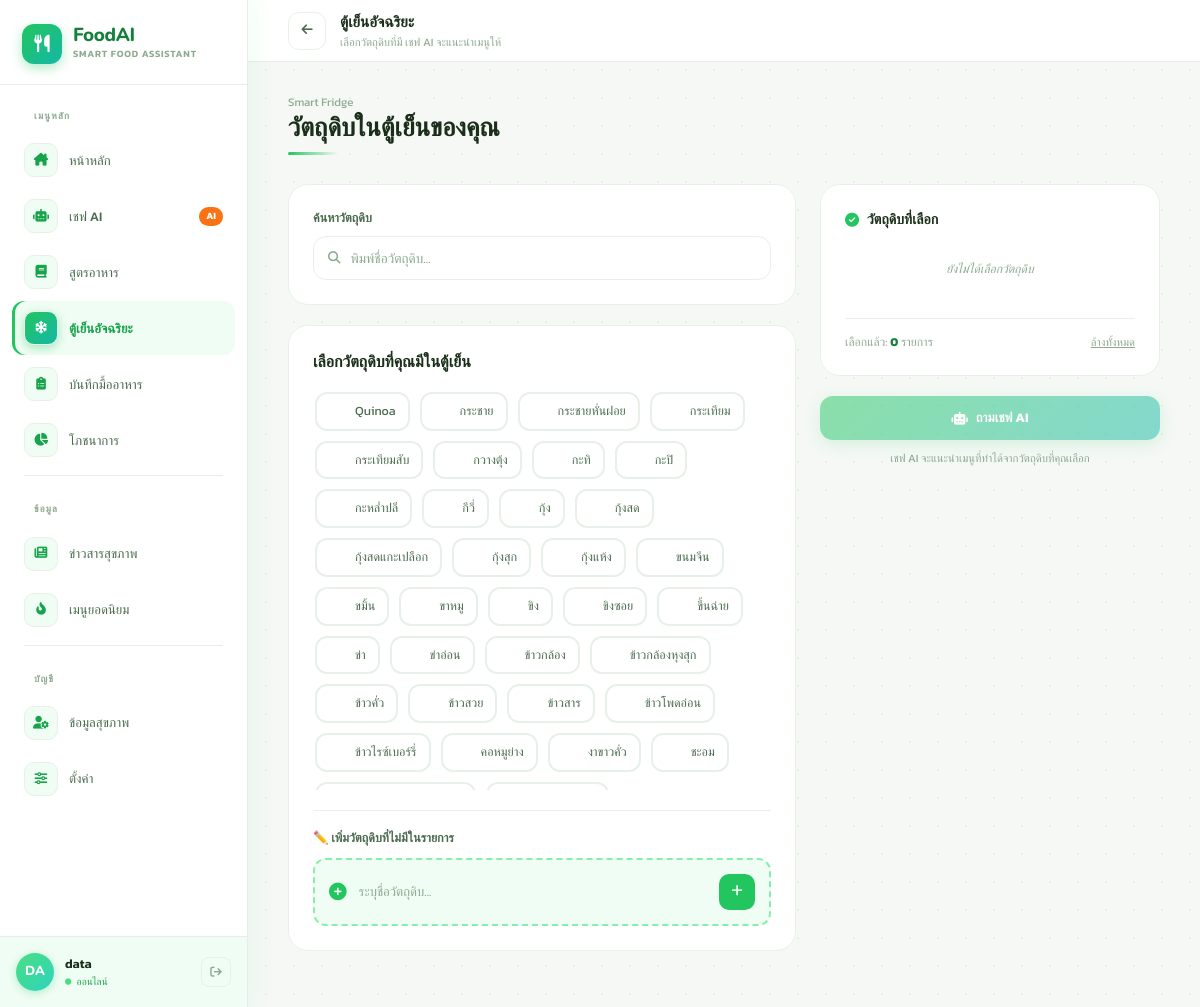
/pages/smart_fridge.php (signed in), run on the app's committed database.
### tables this page shows
CREATE TABLE `ingredients` (
  `id` int(11) NOT NULL,
  `name` varchar(100) NOT NULL,
  `calories_per_100g` decimal(10,2) DEFAULT 0.00,
  `protein_g` decimal(10,2) DEFAULT 0.00,
  `fat_g` decimal(10,2) DEFAULT 0.00,
  `carbs_g` decimal(10,2) DEFAULT 0.00,
  `sodium_mg` decimal(10,2) DEFAULT 0.00,
  `sugar_g` decimal(10,2) DEFAULT 0.00,
  `is_common_allergen` tinyint(1) DEFAULT 0
);

### pages/smart_fridge.php (the view, shortened to what this page needs)
<?php
include '../config/connect.php';
$ing_sql = "SELECT id, name FROM ingredients ORDER BY name ASC";
$ing_res = $conn->query($ing_sql);
$all_ingredients = [];
while ($row = $ing_res->fetch_assoc()) {
    $all_ingredients[] = $row;
}
?>
<!DOCTYPE html>
<html lang="th">
<head>
<script src="https://cdn.tailwindcss.com"></script>
<link rel="stylesheet" href="https://cdnjs.cloudflare.com/ajax/libs/font-awesome/6.4.0/css/all.min.css">
</head>
<body>
<?php include '../includes/sidebar.php' ?>
<div class="page-wrap">
  <header class="topbar">
    <a href="dashboard.php" class="tb-back"><i class="fas fa-arrow-left"></i></a>
    <div>
      <div style="font-family:'Nunito',sans-serif;font-size:.95rem;font-weight:800;color:var(--txt);">ตู้เย็นอัจฉริยะ</div>
      <div style="font-size:.7rem;color:var(--muted);">เลือกวัตถุดิบที่มี เชฟ AI จะแนะนำเมนูให้</div>
    </div>
  </header>
  <main>
    <div class="rv rv1" style="margin-bottom:1.8rem;">
      <p style="font-size:.72rem;color:var(--muted);margin-bottom:3px;">Smart Fridge</p>
      <h1 style="font-family:'Nunito',sans-serif;font-size:1.6rem;font-weight:800;color:var(--txt);line-height:1.1;">
        วัตถุดิบในตู้เย็นของคุณ
      </h1>
      <div class="gline" style="width:50px;margin-top:10px;"></div>
    </div>
    <div class="fridge-grid" style="display:grid;grid-template-columns:1fr 340px;gap:24px;align-items:start;">
      <div>
        <div class="rv rv2 card" style="margin-bottom:20px;">
          <label style="font-size:.78rem;font-weight:600;color:var(--sub);margin-bottom:8px;display:block;">ค้นหาวัตถุดิบ</label>
          <div class="search-wrap">
            <i class="fas fa-magnifying-glass" style="color:var(--muted);font-size:.78rem;"></i>
            <input type="text" id="searchInput" placeholder="พิมพ์ชื่อวัตถุดิบ..." oninput="filterIngredients(this.value)">
          </div>
        </div>
        <div class="rv rv3 card">
          <h2 class="stitle" style="margin-bottom:16px;">เลือกวัตถุดิบที่คุณมีในตู้เย็น</h2>
          <div id="ingredientGrid" style="display:flex;flex-wrap:wrap;gap:10px;margin-bottom:20px;max-height:400px;overflow-y:auto;padding:2px;">
            <?php foreach ($all_ingredients as $ing): ?>
            <div class="ing-chip" data-id="<?= $ing['id'] ?>" data-name="<?= htmlspecialchars($ing['name']) ?>" onclick="toggleIngredient(this)">
              <span><?= htmlspecialchars($ing['name']) ?></span>
            </div>
            <?php endforeach; ?>
          </div>
          <div style="border-top:1px solid var(--bdr);padding-top:18px;margin-top:18px;">
            <label style="font-size:.78rem;font-weight:600;color:var(--sub);margin-bottom:10px;display:block;">
              ✏️ เพิ่มวัตถุดิบที่ไม่มีในรายการ
            </label>
            <div class="add-custom">
              <i class="fas fa-plus-circle" style="color:var(--g500);font-size:1.1rem; flex-shrink:0;"></i>
              <input type="text" id="customInput" placeholder="ระบุชื่อวัตถุดิบ..." onkeypress="if(event.key==='Enter') addCustomIngredient()">
              <button class="add-btn" onclick="addCustomIngredient()">
                <i class="fas fa-plus"></i>
              </button>
            </div>
          </div>
        </div>
      </div>
      <div style="position:sticky;top:80px;">
        <div class="rv rv2 card" style="margin-bottom:20px;">
          <h3 style="font-size:.88rem;font-weight:700;color:var(--txt);margin-bottom:14px;display:flex;align-items:center;gap:8px;">
            <i class="fas fa-check-circle" style="color:var(--g500);"></i>
            วัตถุดิบที่เลือก
          </h3>
          <div id="selectedList" style="display:flex;flex-direction:column;gap:8px;min-height:60px;max-height:280px;overflow-y:auto;">
            <p style="font-size:.75rem;color:var(--muted);font-style:italic;text-align:center;padding:1rem 0;">
              ยังไม่ได้เลือกวัตถุดิบ
            </p>
          </div>
          <div style="border-top:1px solid var(--bdr);padding-top:14px;margin-top:14px;display:flex;justify-content:space-between;align-items:center;">
            <span style="font-size:.75rem;color:var(--muted);">เลือกแล้ว: <strong id="countDisplay" style="color:var(--g700);">0</strong> รายการ</span>
            <button onclick="clearAll()" style="font-size:.7rem;color:var(--muted);background:transparent;border:none;cursor:pointer;text-decoration:underline;">
              ล้างทั้งหมด
            </button>
          </div>
        </div>
        <div class="rv rv3">
          <button id="askChefBtn" class="btn-green" style="width:100%;justify-content:center;display:flex;align-items:center;gap:8px;" onclick="askAIChef()" disabled>
            <i class="fas fa-robot"></i> ถามเชฟ AI
          </button>
          <p style="font-size:.7rem;color:var(--muted);text-align:center;margin-top:10px;line-height:1.55;">
            เชฟ AI จะแนะนำเมนูที่ทำได้จากวัตถุดิบที่คุณเลือก
          </p>
        </div>
      </div>
    </div>
  </main>
</div>
</body>
</html>

### pages/smart_fridge.php (style rules this page uses)
:root { --g50:#f0fdf4;--g100:#dcfce7;--g200:#bbf7d0;--g300:#86efac; --g400:#4ade80;--g500:#22c55e;--g600:#16a34a;--g700:#15803d; --t400:#2dd4bf;--t500:#14b8a6;--t600:#0d9488; --bg:#f5f8f5;--card:#fff;--bdr:#e8f0e9; --txt:#1a2e1a;--sub:#4b6b4e;--muted:#8da98f; --sb-w:248px; }
* { box-sizing:border-box;margin:0;padding:0; }
body { font-family:'Kanit',sans-serif;background:var(--bg);color:var(--txt);min-height:100vh;display:flex; }
body::before { content:'';position:fixed;inset:0;pointer-events:none;z-index:0;background-image:radial-gradient(circle,#c8e6c9 1px,transparent 1px);background-size:28px 28px;opacity:.35; }
main { padding: 2rem 2.5rem 3.5rem; width: 100%; max-width: 100%; margin: 0 auto; }
.page-wrap { margin-left:var(--sb-w);flex:1;position:relative;z-index:1;min-width:0; }
.topbar { height:62px;background:rgba(255,255,255,.9);backdrop-filter:blur(12px);border-bottom:1px solid #e5ede6;display:flex;align-items:center;padding:0 2.5rem;gap:14px;position:sticky;top:0;z-index:50; }
.tb-back { width:38px;height:38px;border-radius:11px;background:#fff;border:1px solid var(--bdr);display:flex;align-items:center;justify-content:center;color:var(--sub);text-decoration:none;font-size:.8rem;transition:all .18s; }
.rv { opacity:0;animation:slideUp .5s cubic-bezier(.22,1,.36,1) forwards; }
.rv1 { animation-delay:.04s; }
.rv2 { animation-delay:.10s; }
.rv3 { animation-delay:.17s; }
.stitle { font-family:'Nunito',sans-serif;font-size:1rem;font-weight:800;color:var(--txt);display:flex;align-items:center;gap:8px; }
.gline { height:3px;background:linear-gradient(90deg,var(--g500),transparent);border-radius:99px; }
.card { background:#fff;border:1px solid var(--bdr);border-radius:20px;padding:24px; }
.search-wrap { background:#fff;border:1.5px solid var(--bdr);border-radius:13px;display:flex;align-items:center;gap:10px;padding:0 14px;height:44px;transition:border-color .18s,box-shadow .18s; }
.search-wrap input { border:none;outline:none;background:transparent;font-family:'Kanit',sans-serif;font-size:.85rem;color:var(--txt);width:100%;flex:1; }
.search-wrap input::placeholder { color:var(--muted); }
.ing-chip { border:2px solid var(--bdr);background:#fff;border-radius:12px;padding:8px 12px;font-size:.78rem;color:var(--sub);cursor:pointer;transition:all .18s;user-select:none;display:flex;align-items:center;gap:8px; }
.btn-green { background:linear-gradient(135deg,var(--g500),var(--t500));color:#fff;font-size:.82rem;font-weight:700;padding:12px 28px;border-radius:13px;border:none;cursor:pointer;transition:opacity .2s,box-shadow .2s;box-shadow:0 4px 16px rgba(34,197,94,.3);font-family:'Kanit',sans-serif; }
.btn-green:disabled { opacity:.5;cursor:not-allowed; }
.add-custom { border:2px dashed var(--g300);background:var(--g50);border-radius:13px;padding:14px;display:flex;align-items:center;gap:12px; }
.add-custom input { flex:1;border:none;background:transparent;outline:none;font-family:'Kanit',sans-serif;font-size:.82rem;color:var(--txt); }
.add-custom input::placeholder { color:var(--muted); }
.add-btn { width:36px;height:36px;border-radius:10px;background:var(--g500);color:#fff;border:none;display:flex;align-items:center;justify-content:center;font-size:.8rem;cursor:pointer;transition:all .18s; }

### includes/sidebar.php (style rules this page uses)
:root { --g50: #f0fdf4; --g100: #dcfce7; --g200: #bbf7d0; --g400: #4ade80; --g500: #22c55e; --g600: #16a34a; --g700: #15803d; --t400: #2dd4bf; --t500: #14b8a6; --sb-bg: #ffffff; --sb-w: 248px; --sb-bdr: #e5ede6; --txt: #1a2e1a; --sub: #4b6b4e; --muted: #8da98f; --orange: #f97316; --bdr: #e8f0e9; }

### data on the page
ingredients: name "Quinoa"
ingredients: name "กระชาย"
ingredients: name "กระชายหั่นฝอย"
ingredients: name "กระเทียม"
ingredients: name "กระเทียมสับ"
ingredients: name "กวางตุ้ง"
ingredients: name "กะทิ"
ingredients: name "กะปิ"
ingredients: name "กะหล่ำปลี"
ingredients: name "กีวี่"
ingredients: name "กุ้ง"
ingredients: name "กุ้งสด"
ingredients: name "กุ้งสดแกะเปลือก"
ingredients: name "กุ้งสุก"
ingredients: name "กุ้งแห้ง"
ingredients: name "ขนมจีน"
ingredients: name "ขมิ้น"
ingredients: name "ขาหมู"
ingredients: name "ขิง"
ingredients: name "ขิงซอย"
ingredients: name "ขึ้นฉ่าย"
ingredients: name "ข่า"
ingredients: name "ข่าอ่อน"
ingredients: name "ข้าวกล้อง"
ingredients: name "ข้าวกล้องหุงสุก"
ingredients: name "ข้าวคั่ว"
ingredients: name "ข้าวสวย"
ingredients: name "ข้าวสาร"
ingredients: name "ข้าวโพดอ่อน"
ingredients: name "ข้าวไรซ์เบอร์รี่"
ingredients: name "คอหมูย่าง"
ingredients: name "งาขาวคั่ว"
ingredients: name "ชะอม"

### other printed values
$initials ?: 'U' "DA"
$username "data"
